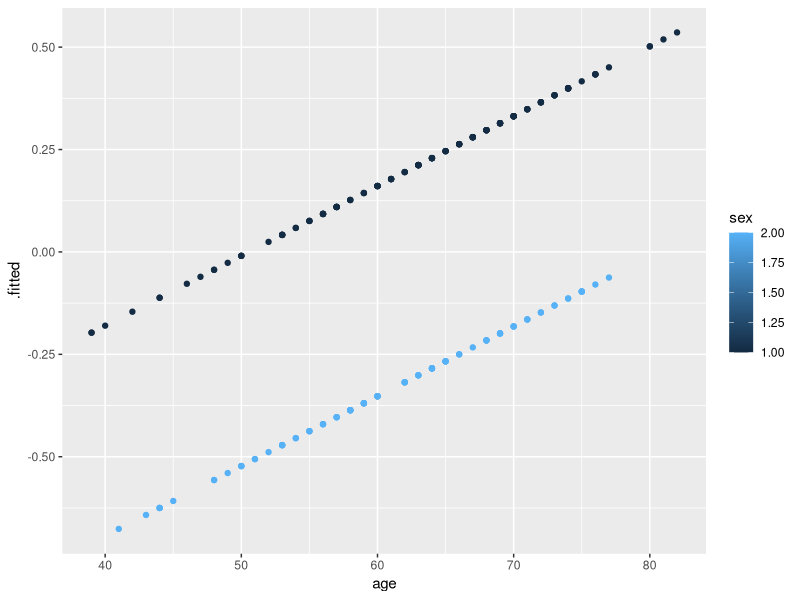
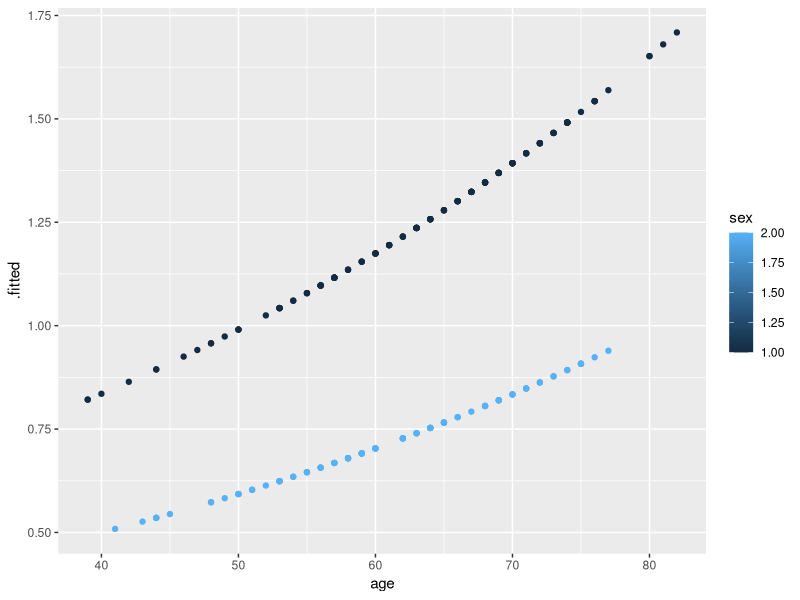
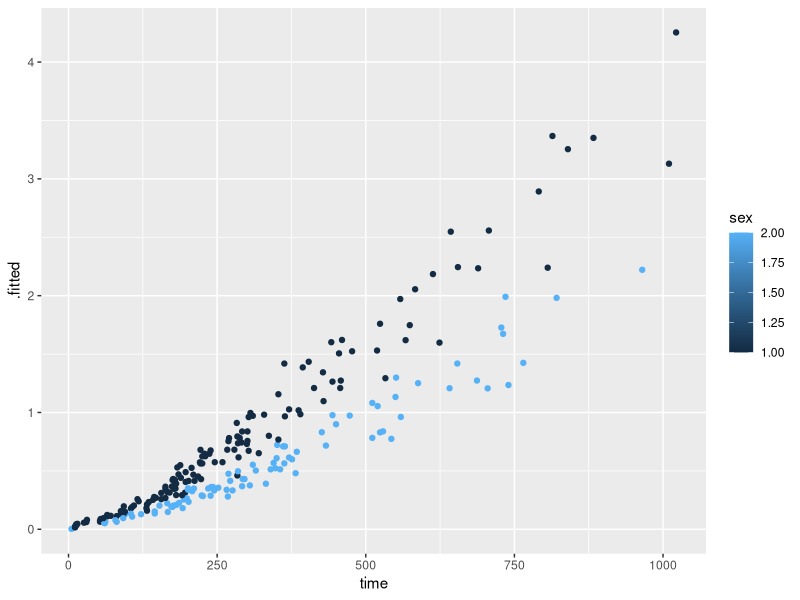

Source code (R) for these figures, in order:
# r2py crawler metadata
# package: broom
# source_type: rd_example
# topic: augment.coxph.Rd
# source_file: C:\Users\bened\AppData\Local\R\win-library\4.5\broom\help
# lines: 47

suppressPackageStartupMessages(library(broom))
if (rlang::is_installed(c("survival", "ggplot2"))) withAutoprint({ # examplesIf

# load libraries for models and data
library(survival)

# fit model
cfit <- coxph(Surv(time, status) ~ age + sex, lung)

# summarize model fit with tidiers
tidy(cfit)
tidy(cfit, exponentiate = TRUE)

lp <- augment(cfit, lung)
risks <- augment(cfit, lung, type.predict = "risk")
expected <- augment(cfit, lung, type.predict = "expected")

glance(cfit)

# also works on clogit models
resp <- levels(logan$occupation)
n <- nrow(logan)
indx <- rep(1:n, length(resp))
logan2 <- data.frame(
  logan[indx, ],
  id = indx,
  tocc = factor(rep(resp, each = n))
)

logan2$case <- (logan2$occupation == logan2$tocc)

cl <- clogit(case ~ tocc + tocc:education + strata(id), logan2)

tidy(cl)
glance(cl)

library(ggplot2)

ggplot(lp, aes(age, .fitted, color = sex)) +
  geom_point()

ggplot(risks, aes(age, .fitted, color = sex)) +
  geom_point()

ggplot(expected, aes(time, .fitted, color = sex)) +
  geom_point()
}) # examplesIf
